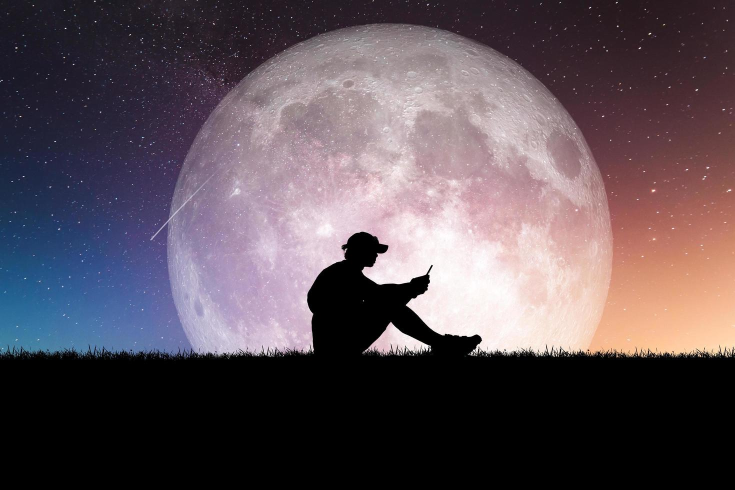
#> input picture Jpeg_exercise/picture.jpg, 1470 x 980 px, found by its file name (shown at 1/2 size)
$ python 'JPEG Compressor.py'
#> lines starting #> are read from the running program, lines starting #| are printed output that depends on the picture
import numpy as np
import cv2

img = cv2.imread('Jpeg_exercise/picture.jpg', cv2.COLOR_BGR2RGB)
#> img is the input picture: shape (980, 1470, 3); mean B, G, R 87.8, 80.2, 92.2
# cv2.imshow('image', img)
# cv2.waitKey(0)
# cv2.waitKey(0)
print("Img shape: ", img.shape)
#| Img shape:  (980, 1470, 3)
kh = 16
kw = 16
img = cv2.resize(img, (img.shape[1] // kh * kw, img.shape[0] // kh * kw), interpolation=cv2.INTER_LINEAR)
#> img: shape (976, 1456, 3)
print("Resized Img shape: ", img.shape)
#| Resized Img shape:  (976, 1456, 3)

# 1. Conversion
# Grayscale conversion
img = cv2.cvtColor(img, cv2.COLOR_RGB2GRAY)
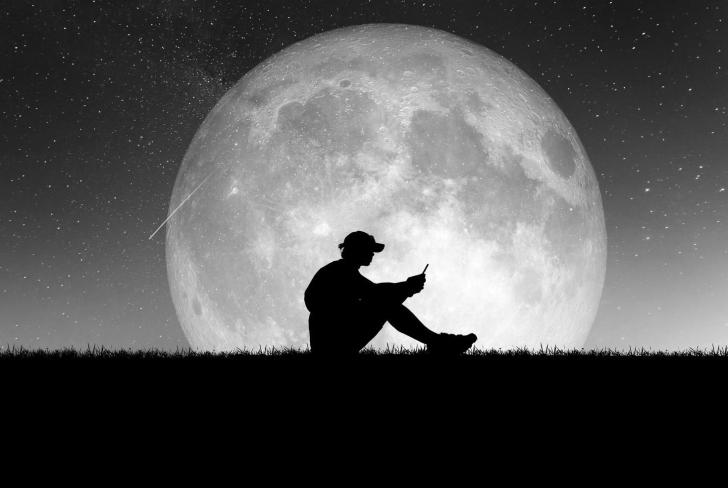
#> img: shape (976, 1456) (shown at 1/2 size); min 0, max 255, mean 83.8
cv2.imwrite('Jpeg_exercise/gray.png', img)
# Center around 0
#> (the run stopped early here; a loop or call above may not have finished)
